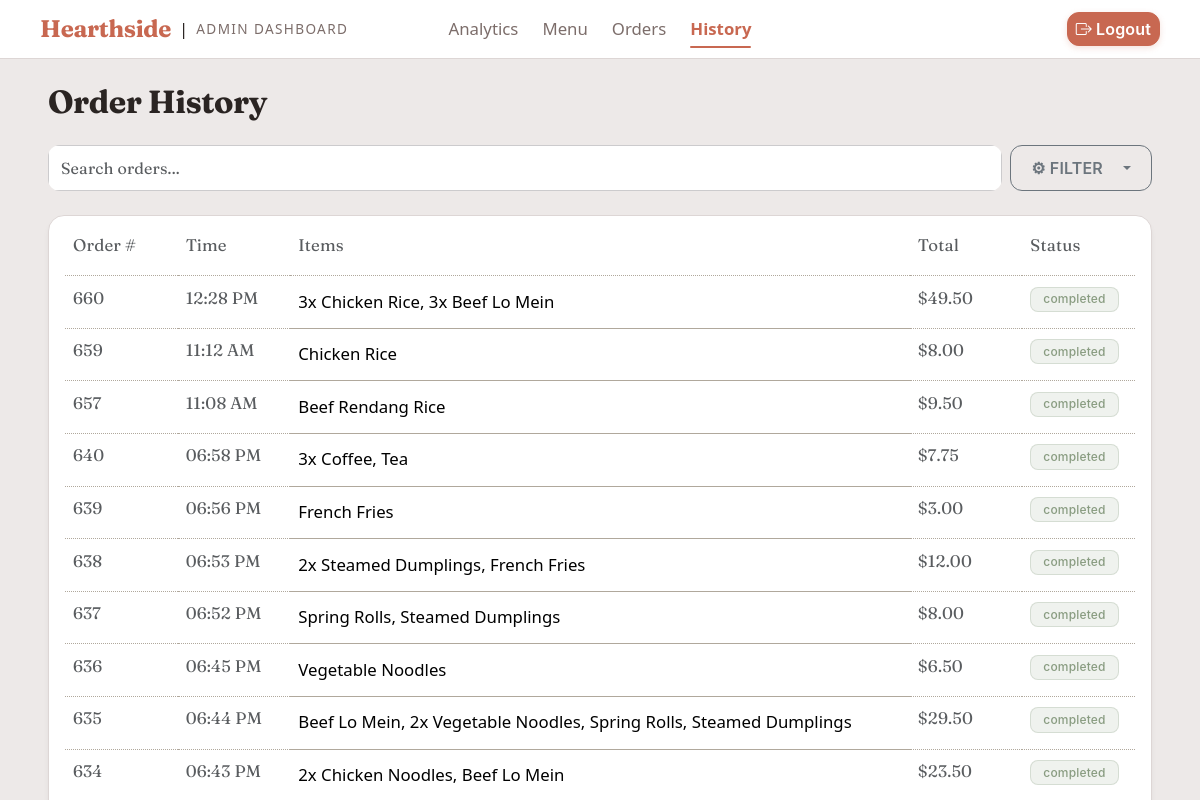
Page /admin/history (signed in) on the earlier database version.
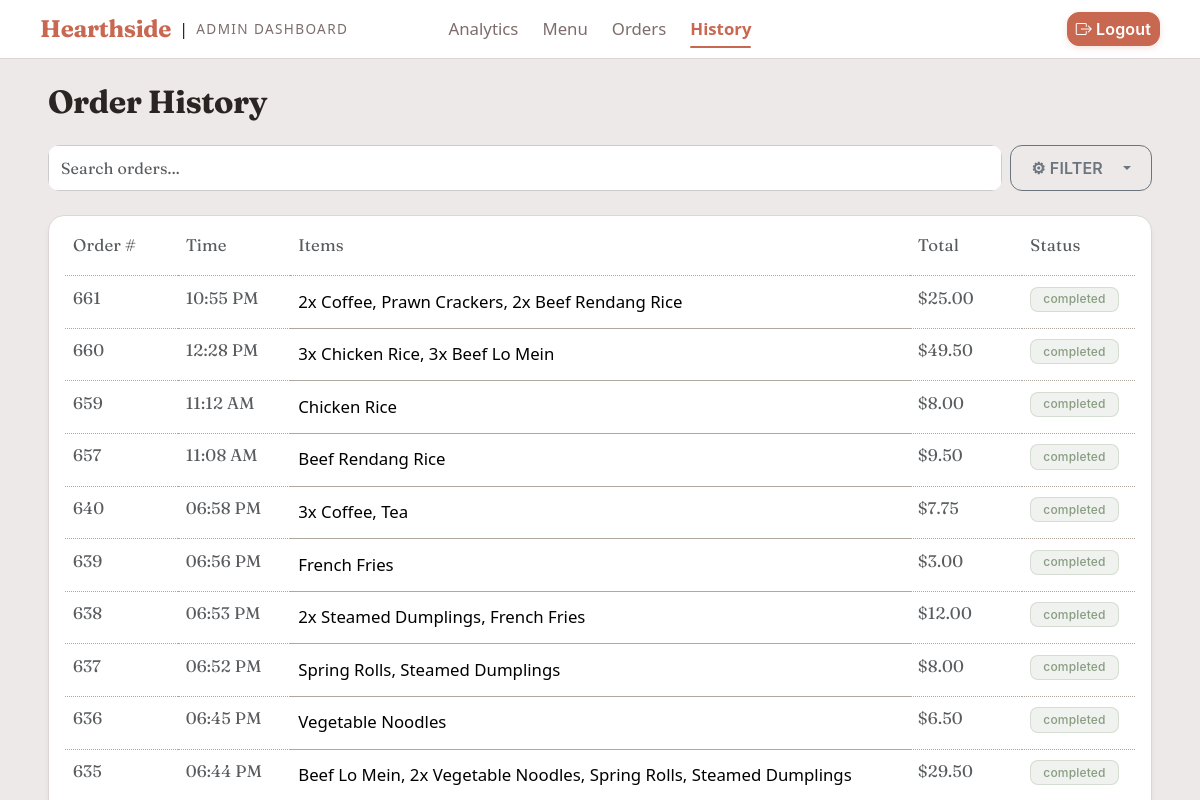
Same page on the later database version.
### app/models.py (models this page shows, shortened)
class Order(db.Model):
    __tablename__ = "orders"
    STATUS_PENDING   = "pending"
    STATUS_CONFIRMED = "confirmed"
    STATUS_READY     = "ready"
    STATUS_COMPLETED = "completed"
    STATUS_CANCELLED = "cancelled"
    id             = db.Column(db.Integer,    primary_key=True)
    order_number   = db.Column(db.String(16), unique=True, nullable=False, index=True)
    customer_name  = db.Column(db.String(100), nullable=False)
    phone          = db.Column(db.String(20),  nullable=False)
    status         = db.Column(db.String(20),  default=STATUS_PENDING, nullable=False)
    total_price    = db.Column(db.Float,       nullable=False, default=0.0)
    created_at     = db.Column(
        db.DateTime(timezone=True),
        default=lambda: datetime.now(SG_TZ),
        nullable=False,
    )
    ready_at = db.Column(db.DateTime(timezone=True), nullable=True)
    completed_at = db.Column(db.DateTime(timezone=True), nullable=True)
    cancelled_at = db.Column(db.DateTime(timezone=True), nullable=True)
    items = db.relationship("OrderItem", back_populates="order", cascade="all, delete-orphan")

class OrderItem(db.Model):
    __tablename__ = "order_items"
    id           = db.Column(db.Integer, primary_key=True)
    order_id     = db.Column(db.Integer, db.ForeignKey("orders.id"),      nullable=False)
    menu_item_id = db.Column(db.Integer, db.ForeignKey("menu_items.id"),  nullable=False)
    quantity     = db.Column(db.Integer, nullable=False, default=1)
    item_name    = db.Column(db.String(100), nullable=False)  # snapshot name at time of order
    unit_price   = db.Column(db.Float,   nullable=False)  # snapshot price at time of order
    order     = db.relationship("Order",    back_populates="items")
    menu_item = db.relationship("MenuItem", back_populates="order_items")

### app/admin/routes.py (the view)
@admin_bp.route('/history')
def order_history():
    page = request.args.get('page', 1, type=int)
    per_page = 10  # Number of orders per page
    query = get_filtered_orders_query(request.args)
    orders = query.filter_by(status='completed') \
                        .order_by(Order.created_at.desc()) \
                        .paginate(page=page, per_page=per_page, error_out=False)
    page_range = calculate_pagination_window(
        current_page=orders.page,
        total_pages=orders.pages,
        window_size=7
    )
    statuses = request.args.getlist('status')
    date_preset = request.args.get('date_preset', '')
    min_price = request.args.get('min_price')
    max_price = request.args.get('max_price')
    active_filters_count = len(statuses) + (1 if date_preset else 0) + (1 if min_price or max_price else 0)
    if 'HX-Request' in request.headers:
        return render_template('partials/_history_content.html',
                               orders=orders,
                               page_range=page_range,
                               active_filters_count=active_filters_count)
    return render_template('admin/history.html',
                           orders=orders,
                           page_range=page_range,
                           active_filters_count=active_filters_count)

### app/admin/routes.py (called while the page is built)
@admin_bp.before_request
def require_admin_for_all_admin_routes():
    if request.endpoint == "admin.login":
        return None
    if not current_user.is_authenticated:
        if request.is_json:
            return jsonify({"success": False, "message": "Authentication required."}), 401
        return redirect(url_for("main.index"))
    if getattr(current_user, "role", None) != "admin" and not getattr(current_user, "is_admin", False):
        if request.is_json:
            return jsonify({"success": False, "message": "Admin privileges required."}), 403
        abort(403)

def calculate_pagination_window(current_page: int, total_pages: int, window_size: int = 5) -> range:
    if total_pages <= window_size:
        return range(1, total_pages + 1)
    half_window = window_size // 2
    start_page = current_page - half_window
    end_page = current_page + half_window
    if start_page < 1:
        start_page = 1
        end_page = window_size
    if end_page > total_pages:
        end_page = total_pages
        start_page = total_pages - window_size + 1
    return range(start_page, end_page + 1)

### app/templates/admin/history.html (shortened to what this page needs)
{% extends "admin_base.html" %}
{% block content %}
<div class="container dashboard-desktop-container my-4">
    <h2 class="mb-4">Order History</h2>
    <div class="actions-section d-flex gap-2 mb-3">
        <form id="filterForm" class="d-flex gap-2 w-100"
            hx-get="{{ url_for('admin.order_history') }}"
            hx-target="#historyResults"
            hx-push-url="true"
            onsubmit="bootstrap.Dropdown.getOrCreateInstance(document.getElementById('filterDropdownBtn')).hide();">
            <div class="search-bar w-100">
                <input type="text" name="q" value="{{ request.args.get('q', '') }}"
                    class="form-control border-secondary h-100 border-opacity-25 bg-white bg-opacity-70"
                    placeholder="Search orders..."
                    hx-get="{{ url_for('admin.order_history') }}"
                    hx-trigger="input changed delay:300ms"
                    hx-target="#historyResults"
                    hx-include="#filterForm"
                    hx-push-url="true">
            </div>
            {% include 'partials/_filter_dropdown.html' %}
        </form>
    </div>
    <div id="historyResults" class="table-responsive mt-4 card px-3 py-2 d-flex flex-column" style="min-height: 700px;">
        {% include 'partials/_history_content.html' %}
    </div>
{% endblock %}

### app/templates/partials/_history_content.html (shortened to what this page needs)
<table id="historyTable" class="table table-hover align-middle mb-0 w-100" style="--bs-table-bg: transparent; table-layout: fixed;">
    <colgroup>
        <col style="width: 10%;">
        <col style="width: 10%;">
        <col style="width: 55%;">
        <col style="width: 10%;">
        <col style="width: 10%;">
    </colgroup>
    <thead>
        <tr class="border-dotted">
            <th scope="col" class="label-font text-muted fw-normal pb-3 border-0">Order #</th>
            <th scope="col" class="label-font text-muted fw-normal pb-3 border-0">Time</th>
            <th scope="col" class="label-font text-muted fw-normal pb-3 border-0">Items</th>
            <th scope="col" class="label-font text-muted fw-normal pb-3 border-0">Total</th>
            <th scope="col" class="label-font text-muted fw-normal pb-3 border-0">Status</th>
        </tr>
    </thead>
    <tbody id="historyTableBody">
        {% if orders and orders.items %}
            {% for order in orders.items %}
                <tr id="order_{{ order.id }}" class="order-row border-dotted" onclick='openOrderModal("{{ order.order_number }}")'>
                    <td class="label-font text-muted fw-normal pb-3 border-0">{{ order.id }}</td>
                    <td class="label-font text-muted fw-normal pb-3 border-0">{{ order.created_at.strftime('%I:%M %p') }}</td>
                    <td class="overflow-hidden text-truncate">
                        {% for item in order.items %}
                            {% if item.quantity and item.quantity > 1 %}{{ item.quantity }}x {% endif %}{{ item.name or item.item_name }}{% if not loop.last %}, {% endif %}
                        {% endfor %}
                    </td>
                    <td class="label-font text-muted fw-normal pb-3 border-0">${{ "%.2f"|format(order.total_price) }}</td>
                    <td class="label-font text-muted fw-normal pb-3 border-0 text">
                        <span class="status-pill status-{{ order.status }}">
                            {{ order.status }}
                        </span>
                    </td>
                </tr>
            {% endfor %}
        {% else %}
            <tr>
                <td colspan="5" class="text-center py-4 text-muted">No orders found.</td>
            </tr>
        {% endif %}
    </tbody>
</table>

Differences in the rows shown:
no longer on this page (row unchanged): Order: id "634", created_at "06:43 PM", total_price "23.50", status "completed"
no longer on this page (row unchanged): OrderItem: quantity "2", item_name "Chicken Noodles", shown under "634"
no longer on this page (row unchanged): OrderItem: item_name "Beef Lo Mein", shown under "634"
added Order: id "661", created_at "10:55 PM", total_price "25.00", status "completed"
added OrderItem: quantity "2", item_name "Coffee", shown under "661"
added OrderItem: item_name "Prawn Crackers", shown under "661"
added OrderItem: quantity "2", item_name "Beef Rendang Rice", shown under "661"
